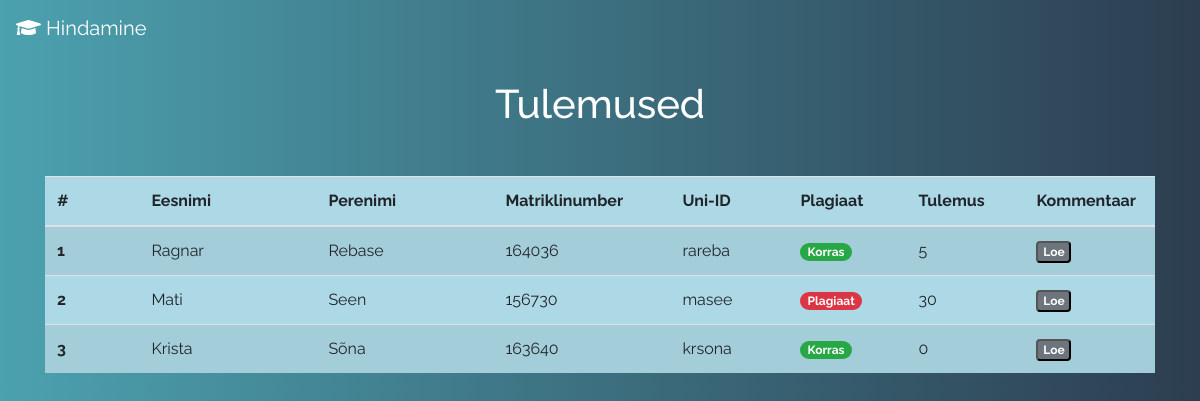
/grading/grades, run on the app's committed database.
### grading/models.py (models this page shows, shortened)
class Student(models.Model):
    firstname = models.CharField(max_length=250)
    lastname = models.CharField(max_length=250)
    student_code = models.CharField(max_length=6)
    uniid = models.CharField(max_length=100)
    points = models.IntegerField(default=0)
    plagiarism = models.BooleanField(default=False)
    kommentaar = models.TextField(blank=True, null=True)

### grading/views.py (the view)
# urls.py: path('grades', views.grades, name="grades")
def grades(request):
    return render(request, "grading/grades.html", context={'students': Student.objects.all})

### grading/templates/grading/grades.html (shortened to what this page needs)
{% extends 'grading/base.html' %}
{% load static %}
{% block styles %}
  <link rel="stylesheet" href="{% static 'grading/css/style.css' %}">
{% endblock %}
{% block content %}
  <h1 style="color: white" class="text-center mt-4 mb-5">Tulemused</h1>
  <table class="table table-light table-striped" style="background-color: lightblue">
    <thead>
    <tr>
      <th scope="col" width="8%">#</th>
      <th scope="col" width="15%">Eesnimi</th>
      <th scope="col" width="15%">Perenimi</th>
      <th scope="col" width="15%">Matriklinumber</th>
      <th scope="col" width="10%">Uni-ID</th>
      <th scope="col" width="10%">Plagiaat</th>
      <th scope="col" width="10%">Tulemus</th>
      <th scope="col" width="10%">Kommentaar</th>
    </tr>
    </thead>
    <tbody>
    {% for student in students %}
      <tr>
        <th scope="row">{{ forloop.counter }}</th>
        <td>{{ student.firstname }}</td>
        <td>{{ student.lastname }}</td>
        <td>{{ student.student_code }}</td>
        <td>{{ student.uniid }}</td>
        <td>{% if student.plagiarism %}<span class="badge badge-pill badge-danger">Plagiaat</span>{% else %}
          <span class="badge badge-pill badge-success">Korras</span>{% endif %}</td>
        <td>{{ student.points }}</td>
        <td>
          <button type="button" class="badge badge-secondary" data-toggle="modal" data-target=#{{ student.uniid }}>Loe</button>
        </td>
      </tr>
    {% endfor %}
    </tbody>
  </table>
{% endblock %}

### grading/templates/grading/base.html (shortened to what this page needs)
{% load static %}
<!doctype html>
<html lang="en">
<head>
  <link rel="stylesheet" href="https://maxcdn.bootstrapcdn.com/bootstrap/4.0.0/css/bootstrap.min.css">
  <link rel="stylesheet" href="https://use.fontawesome.com/releases/v5.0.10/css/all.css">
  <link href="https://gitcdn.github.io/bootstrap-toggle/2.2.2/css/bootstrap-toggle.min.css" rel="stylesheet">
  {% block styles %}{% endblock %}
</head>
<body>
<nav class="navbar">
  <a class="navbar-brand" style="color: white;" href="{% url 'index' %}"><i class="fas fa-graduation-cap"></i> Hindamine</a>
</nav>
<div class="container">
  {% block content %}
  {% endblock %}
</div>
</body>
</html>

### grading/static/grading/css/style.css (style rules this page uses)
body { background: #2C3E50; background: -webkit-linear-gradient(to right, #4CA1AF, #2C3E50); background: linear-gradient(to right, #4CA1AF, #2C3E50); font-family: 'Raleway', sans-serif; }

### data on the page
Student: firstname "Ragnar", lastname "Rebase", student_code "164036", uniid "rareba", plagiarism "Korras", points "5"
Student: firstname "Mati", lastname "Seen", student_code "156730", uniid "masee", plagiarism "Plagiaat", points "30"
Student: firstname "Krista", lastname "Sõna", student_code "163640", uniid "krsona", plagiarism "Korras", points "0"
